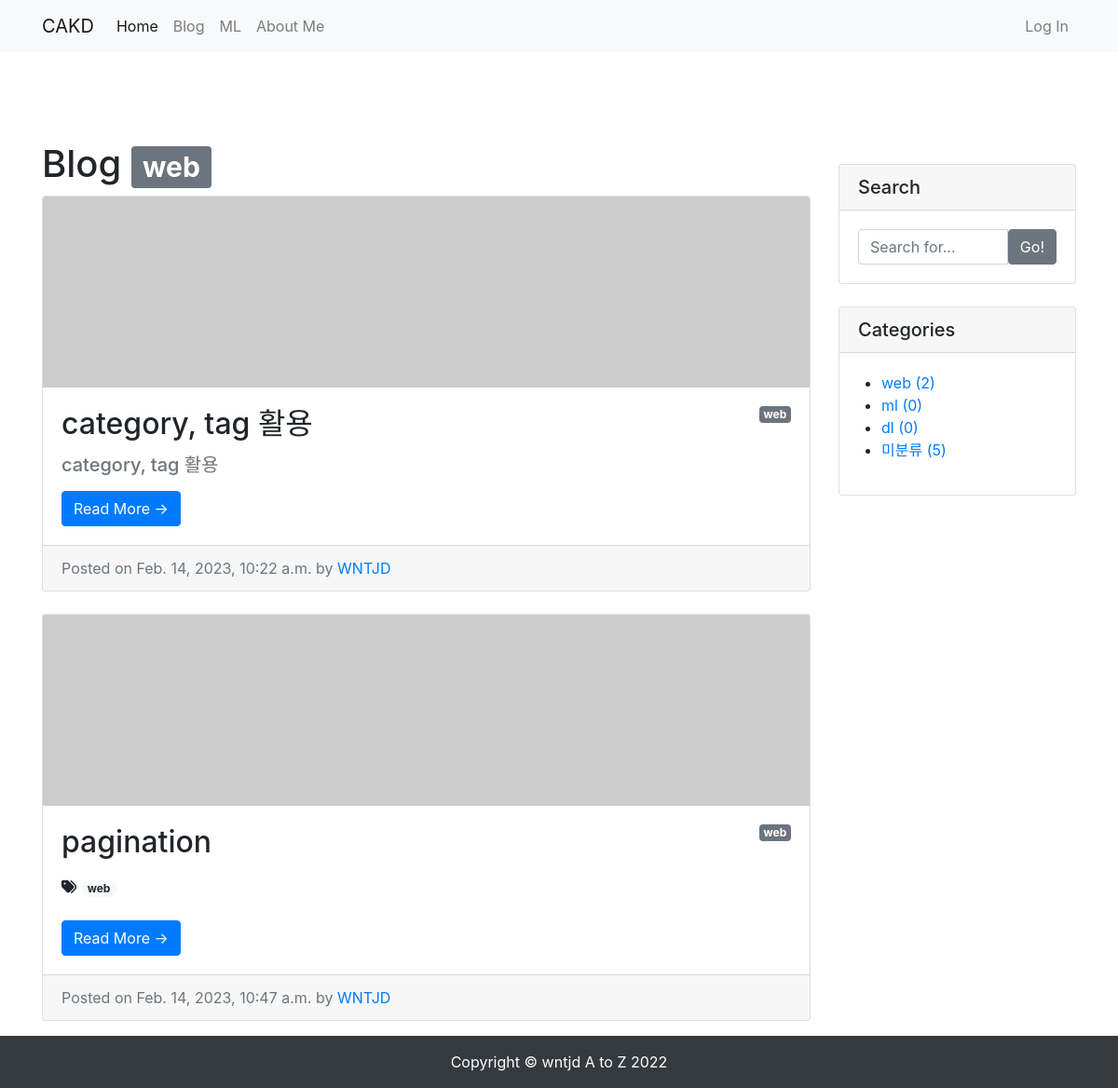
Page /blog/category/web/ on the committed database.
### blog/models.py (models this page shows, shortened)
class Category(models.Model):
    name = models.CharField(max_length=50, unique=True)
    slug = models.SlugField(max_length=200, unique=True, allow_unicode=True)
    def __str__(self):
        return self.name
    def get_absolute_url(self):
        return f'/blog/category/{self.slug}/'
    class Meta:
        verbose_name_plural = 'categories'

class Post(models.Model):
    title = models.CharField(max_length=30)
    hook_text = models.CharField(max_length=100, blank=True)
    content = models.TextField()
    head_image = models.ImageField(upload_to='blog/images/%Y/%m/%d/', blank=True)
    file_upload = models.FileField(upload_to='blog/files/%Y/%m/%d/', blank=True)
    created_at = models.DateTimeField(auto_now_add=True)
    updated_at = models.DateTimeField(auto_now=True)
    author = models.ForeignKey(User, null=True, on_delete=models.SET_NULL)
    category = models.ForeignKey(Category, null=True, blank=True, on_delete=models.SET_NULL)
    tags = models.ManyToManyField(Tag, blank=True)
    def get_absolute_url(self):
        return f'/blog/{self.pk}/'
    def get_content_markdown(self):
        return markdown(self.content)

class Tag(models.Model):
    name = models.CharField(max_length=50)
    slug = models.SlugField(max_length=200, unique=True, allow_unicode=True)
    def __str__(self):
        return self.name
    def get_absolute_url(self):
        return f'/blog/tag/{self.slug}/'

### blog/views.py (the view)
# urls.py: path('category/<str:slug>/', views.category_page),
def category_page(request, slug):
    if slug == 'no_category':
        category = '미분류'
        post_list = Post.objects.filter(category=None)
    else:
        category = Category.objects.get(slug=slug)
        post_list = Post.objects.filter(category=category)
    return render(
        request,
        'blog/post_list.html',
        {
            'post_list': post_list,
            'categories': Category.objects.all(),
            'no_category_post_count': Post.objects.filter(category=None).count(),
            'category': category,
        }
    )

### blog/templates/blog/post_list.html (shortened to what this page needs)
{% extends 'blog/base.html' %}
{% block main_area %}
    <h1>Blog
        {% if category %}<span class="badge badge-secondary">{{ category }}</span>{% endif %}
    </h1>
    {% if post_list.exists %}
    {% for p in post_list %}
    <div class="card mb-4" id="post-{{p.pk}}">
        {% if p.head_image %}
            <img class="card-img-top" src="{{ p.head_image.url }}" alt="{{ p }} head image">
        {% else %}
            <img class="card-img-top" src="https://picsum.photos/seed/{{ p.id }}/800/200" alt="random_image">
        {% endif %}
        <div class="card-body">
            {% if p.category %}
                <span class="badge badge-secondary float-right">{{ p.category }}</span>
            {% else %}
                <span class="badge badge-secondary float-right">미분류</span>
            {% endif %}
            <h2 class="card-title">{{ p.title }}</h2>
            {% if p.hook_text %}
                <h5 class="text-muted">{{ p.hook_text }}</h5>
            {% endif %}
            {% if p.tags.exists %}
                        <i class="fas fa-tags"></i>
                        {% for tag in p.tags.iterator %}
                            <a href="{{ tag.get_absolute_url }}"><span class="badge badge-pill badge-light">{{ tag }}</span></a>
                        {% endfor %}
                        <br/>
                        <br/>
                    {% endif %}
            <a href="{{ p.get_absolute_url }}" class="btn btn-primary">Read More &rarr;</a>
        </div>
        <div class="card-footer text-muted">
            Posted on {{ p.created_at}} by
            <a href="#">{{p.author | upper}}</a>
        </div>
    </div>
{% endfor %}
    {% else %}
        <h3>아직 게시물이 없습니다.</h3>
    {% endif %}
{% endblock %}

### blog/templates/blog/base.html (shortened to what this page needs)
<!DOCTYPE html>
<html lang="en">
<head>
    <link rel="stylesheet" href="https://cdn.jsdelivr.net/npm/bootstrap@4.5.3/dist/css/bootstrap.min.css">
</head>
<body>
    {% include 'blog/navbar.html'%}
    <div class="container pt-5 my-5">
        <div class="row">
            <div class="col-md-8 col-lg-9" id="main-area">
                {% block main_area %}
                {% endblock %}
            </div>
            <div class="col-md-4 col-lg-3">
                <div class="card my-4">
                    <h5 class="card-header">Search</h5>
                    <div class="card-body">
                        <div class="input-group">
                            <input type="text" class="form-control" placeholder="Search for...">
                            <span class="input-group-btn">
                                    <button class="btn btn-secondary" type="button">Go!</button>
                                </span>
                        </div>
                    </div>
                </div>
                <div class="card my-4" id="categories-card">
                    <h5 class="card-header">Categories</h5>
                    <div class="card-body">
                        <div class="row">
                            <ul>
                                {% for category in categories %}
                                <li>
                                    <a href="{{ category.get_absolute_url }}">{{ category }} ({{ category.post_set.count }})</a>
                                </li>
                                {% endfor %}
                                <li>
                                    <a href="/blog/category/no_category/">미분류 ({{ no_category_post_count }})</a>
                                </li>
                            </ul>
                        </div>
                    </div>
                </div>
            </div>
        </div>
    </div>
    <div class="fixed-bottom">
        {% include 'blog/footer.html'%}
    </div>
</body>
</html>

### rows in the picture
Category: name "web", post_set.count "2"
Post: category "web", title "category, tag 활용", hook_text "category, tag 활용", created_at "Feb. 14, 2023, 10:22 a.m.", author "WNTJD"
Post: category "web", title "pagination", created_at "Feb. 14, 2023, 10:47 a.m.", author "WNTJD"
Tag: name "web"
Category: name "ml", post_set.count "0"
Category: name "dl", post_set.count "0"

### other values in the picture
{{ no_category_post_count }} "5"
